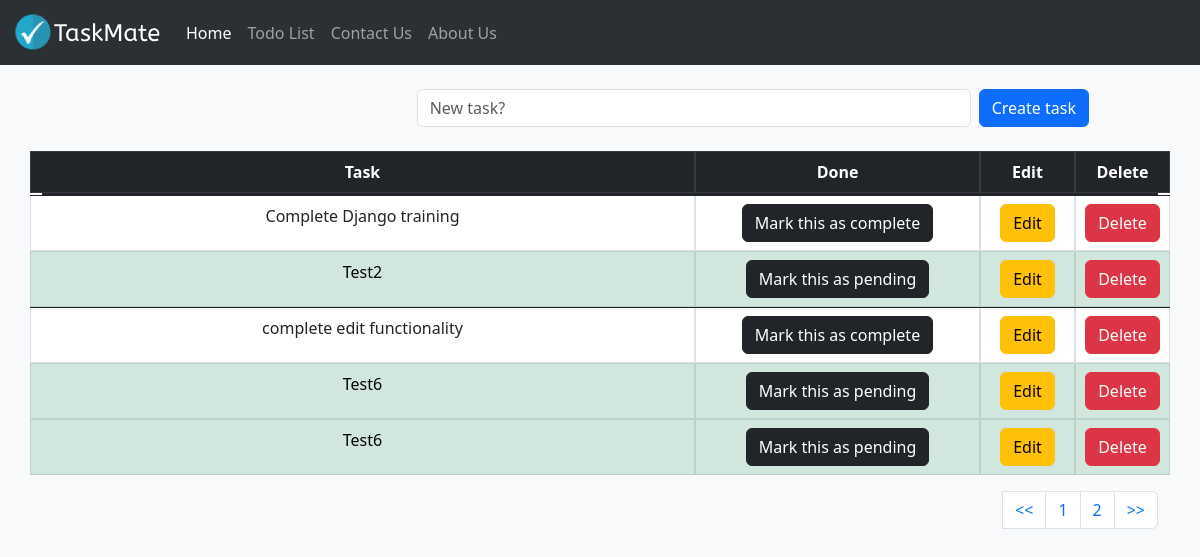
/todolist/, run on the app's committed database.
### todolist_app/models.py (models this page shows, shortened)
class TaskList(models.Model):
    task = models.CharField(max_length=300)
    done = models.BooleanField(default=False)

### todolist_app/views.py (the view)
# urls.py: path('todolist/', include('todolist_app.urls')),
def todolist(request):
    if request.method == "POST":
        form = Taskform(request.POST or None)
        if form.is_valid:
            form.save()
        messages.success(request,("Task added successfully!"))
        return redirect('todolist')
    else:
        all_tasks = TaskList.objects.all()
        paginator = Paginator(all_tasks, 5)
        page = request.GET.get('pg')
        all_tasks = paginator.get_page(page)
        return render(request,'todolist.html',{'all_tasks':all_tasks})

### todolist_app/templates/todolist.html (shortened to what this page needs)
{% extends 'base.html' %}
{% block content %}
    <br/>
    <div class="container">
    <form method="POST" class="row align-items-center g-2">
        <label class="col-lg-4 col-form-label"></label>
        <div class="col-md-6 col-lg-6">
            <input type="text" class="form-control" placeholder="New task?" name="task">
        </div>
        <div class="col-lg-2">
            <button type="submit" class="btn btn-primary w-auto text-nowrap">Create task</button>
        </div>
    </form>
    <br/>
    <table class="table table-bordered text-center" >
        <thead class="table table-dark"  >
            <tr class = "row">
                <th class="col-7">Task</th>
                <th class="col-3">Done</th>
                <th class="col-1">Edit</th>
                <th class="col-1">Delete</th>
                </tr>
        </thead>
        <tbody class="table-group-divider">
            {% if all_tasks%}
                {% for obj in all_tasks %}
                    {% if obj.done%}
                        <tr class="table-success row">
                            <td class="col-7">{{obj.task}}</td>
                            <td class="col-3"><a href="{% url 'pending_task' obj.id %}" style="text-decoration: none;"><button type="button" class="btn btn-dark">Mark this as pending</button></a></td>
                            <td class="col-1"><a href="{% url 'edit_task' obj.id %}"><button type="button" class="btn btn-warning" style="background-color: #ffc107; color: black;">Edit</button></a></td>
                            <td class="col-1"><a href="{% url 'delete_task' obj.id %}"><button type="button" class="btn btn-danger" style="background-color: #dc3545; color: white;">Delete</button></a></td>
                        </tr>
                    {% else %}
                        <tr class = "row">
                            <td class="col-7">{{obj.task}}</td>
                            <td class="col-3"><a href="{% url 'complete_task' obj.id %}" style="text-decoration: none;"><button type="button" class="btn btn-dark">Mark this as complete</button></a></td>
                            <td class="col-1"><a href="{% url 'edit_task' obj.id %}"><button type="button" class="btn btn-warning" style="background-color: #ffc107; color: black;" >Edit</button></a></td>
                            <td class="col-1"><a href="{% url 'delete_task' obj.id %}" ><button type="button" class="btn btn-danger" style="background-color: #dc3545; color: white;">Delete</button></a></td>
                        </tr>
                    {% endif %}
                {% endfor %}
            {% endif %}
        </tbody>
    </table>
    <nav aria-label="Page navigation example">
        <ul class="pagination justify-content-end">
        <li>
            <a class="page-link" href="?pg=1"><<</a>
        </li>
        <li class="page-item"><a class="page-link" href="?pg={{ all_tasks.number}}">{{ all_tasks.number}}</a></li>
        {% if all_tasks.has_next %}
            <li class="page-item"><a class="page-link" href="?pg={{ all_tasks.next_page_number}}">{{ all_tasks.next_page_number}}</a></li>
        {%endif%}
        <li class="page-item">
            <a class="page-link" href="?pg={{all_tasks.paginator.num_pages}}">>></a>
        </li>
        </ul>
    </nav>
</div>
{% endblock content %}

### data on the page
TaskList: task "Complete Django training"
TaskList: task "Test2"
TaskList: task "complete edit functionality"
TaskList: task "Test6"
TaskList: task "Test6"

### other printed values
{{ all_tasks.number }} "1"
{{ all_tasks.next_page_number }} "2"
